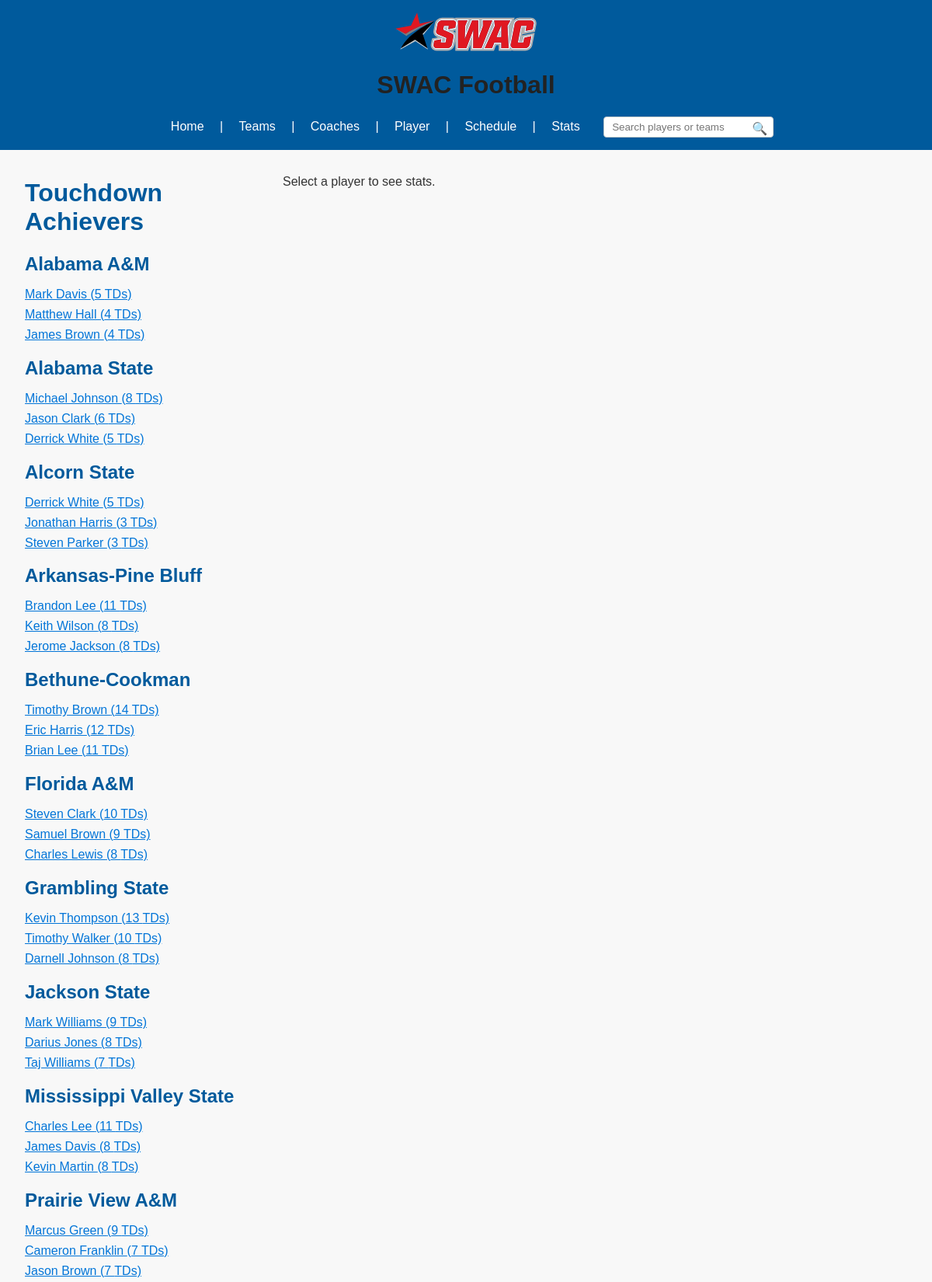
The app's page /stats.php (upper part) with its own data.
### tables this page shows
CREATE TABLE `team` (
  `TeamID` int(11) NOT NULL,
  `Name` varchar(100) DEFAULT NULL,
  `Mascot` varchar(50) DEFAULT NULL,
  `School` varchar(100) DEFAULT NULL,
  `Stadium` varchar(100) DEFAULT NULL,
  `CoachID` int(11) DEFAULT NULL,
  `City` varchar(100) DEFAULT NULL,
  `State` varchar(50) DEFAULT NULL,
  `Division` varchar(20) DEFAULT NULL
);

CREATE TABLE `player` (
  `PlayerID` int(11) NOT NULL,
  `Name` varchar(100) NOT NULL,
  `TeamID` int(11) DEFAULT NULL,
  `Position` varchar(50) DEFAULT NULL,
  `JerseyNumber` int(11) DEFAULT NULL CHECK (`JerseyNumber` between 0 and 99),
  `Year` varchar(10) DEFAULT NULL,
  `Height` decimal(5,2) DEFAULT NULL,
  `Weight` decimal(5,2) DEFAULT NULL,
  `Birthdate` date DEFAULT NULL,
  `Hometown` varchar(100) DEFAULT NULL,
  `HighSchool` varchar(100) DEFAULT NULL
);

### stats.php (the view, shortened to what this page needs)
<?php
require_once 'db.php';
include 'includes/header.php';
$teamsQuery = "SELECT TeamID, Name FROM team ORDER BY Name";
$teamsRes = $conn->query($teamsQuery);
$teamsTopPlayers = [];
while ($team = $teamsRes->fetch_assoc()) {
    $teamId = $team['TeamID'];
    $topQ = "
    SELECT p.PlayerID, p.Name, SUM(ps.TDs) AS TotalTDs
    FROM player p
    JOIN playerstats ps ON p.PlayerID = ps.PlayerID
    WHERE p.TeamID = $teamId
    GROUP BY p.PlayerID
    ORDER BY TotalTDs DESC
    LIMIT 3
    ";
    $topRes = $conn->query($topQ);
    $topPlayers = [];
    while ($p = $topRes->fetch_assoc()) {
        $topPlayers[] = $p;
    }
    $teamsTopPlayers[] = [
        'TeamID' => $teamId,
        'TeamName' => $team['Name'],
        'TopPlayers' => $topPlayers
    ];
}
?>
<div class="container">
    <div class="teams-list">
        <h1>Touchdown Achievers</h1>
        <?php foreach ($teamsTopPlayers as $team): ?>
            <h2><?= htmlspecialchars($team['TeamName']) ?></h2>
            <ul>
                <?php foreach ($team['TopPlayers'] as $player): ?>
                    <li>
                        <a href="#" class="player-link" data-pid="<?= $player['PlayerID'] ?>">
                            <?= htmlspecialchars($player['Name']) ?> (<?= $player['TotalTDs'] ?> TDs)
                        </a>
                    </li>
                <?php endforeach; ?>
            </ul>
        <?php endforeach; ?>
    </div>
    <div id="playerStats">
        <p>Select a player to see stats.</p>
    </div>
</div>
<?php include 'includes/footer.php'; ?>

### css/style.css (style rules this page uses)
body { font-family: Arial, sans-serif; margin: 0; padding: 0; background: #f8f8f8; color: #333; }
h1, h2, h3 { color: #005a9c; }

### stats.php (style rules this page uses)
.container { display: flex; gap: 2em; }
.teams-list { width: 300px; }
.teams-list h2 { margin-bottom: .3em; }
.teams-list ul { list-style:none; padding-left: 0; }
.teams-list li { margin-bottom: .5em; }
.teams-list a { cursor:pointer; color: #0275d8; text-decoration: underline; }
#playerStats { flex-grow: 1; min-width: 400px; }

### records on screen
team: Name "Alabama A&M"
player: Name "Mark Davis", TotalTDs "5"
player: Name "Matthew Hall", TotalTDs "4"
player: Name "James Brown", TotalTDs "4"
team: Name "Alabama State"
player: Name "Michael Johnson", TotalTDs "8"
player: Name "Jason Clark", TotalTDs "6"
player: Name "Derrick White", TotalTDs "5"
team: Name "Alcorn State"
player: Name "Derrick White", TotalTDs "5"
player: Name "Jonathan Harris", TotalTDs "3"
player: Name "Steven Parker", TotalTDs "3"
team: Name "Arkansas-Pine Bluff"
player: Name "Brandon Lee", TotalTDs "11"
player: Name "Keith Wilson", TotalTDs "8"
player: Name "Jerome Jackson", TotalTDs "8"
team: Name "Bethune-Cookman"
player: Name "Timothy Brown", TotalTDs "14"
player: Name "Eric Harris", TotalTDs "12"
player: Name "Brian Lee", TotalTDs "11"
team: Name "Florida A&M"
player: Name "Steven Clark", TotalTDs "10"
player: Name "Samuel Brown", TotalTDs "9"
player: Name "Charles Lewis", TotalTDs "8"
team: Name "Grambling State"
player: Name "Kevin Thompson", TotalTDs "13"
player: Name "Timothy Walker", TotalTDs "10"
player: Name "Darnell Johnson", TotalTDs "8"
team: Name "Jackson State"
player: Name "Mark Williams", TotalTDs "9"
player: Name "Darius Jones", TotalTDs "8"
player: Name "Taj Williams", TotalTDs "7"
team: Name "Mississippi Valley State"
player: Name "Charles Lee", TotalTDs "11"
player: Name "James Davis", TotalTDs "8"
player: Name "Kevin Martin", TotalTDs "8"
team: Name "Prairie View A&M"
player: Name "Marcus Green", TotalTDs "9"
player: Name "Cameron Franklin", TotalTDs "7"
player: Name "Jason Brown", TotalTDs "7"
